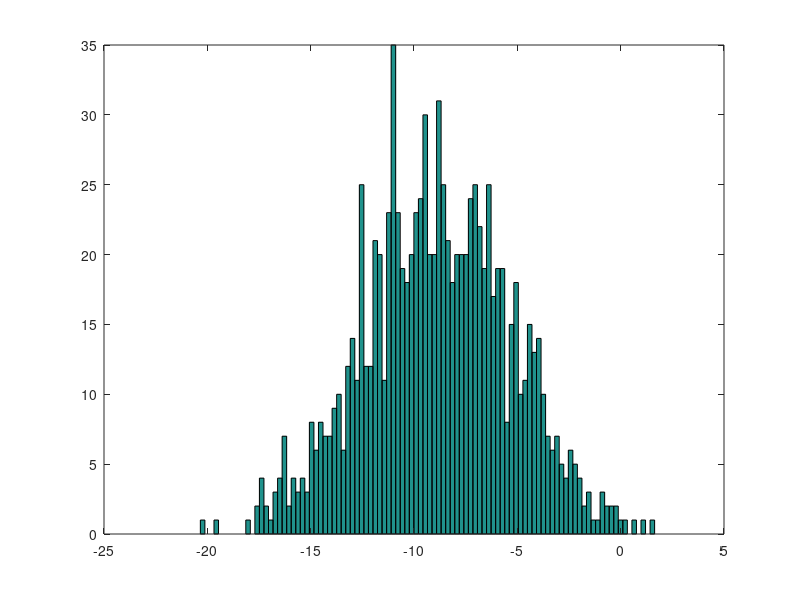

Reproduce this figure in MATLAB.
# Prevent Octave from thinking that this
# is a function file:

1;

disp ("Simple aritmetic operations:")
5+6
6-7
5*9
8/72
3^2
disp ("Boolean Operations")
% 0 : FALSE 1: TRUE
1 == 2
1 ~= 2
1 > 2
3 <= 4
disp ("Logic Operations")
1 || 0 % OR
1 && 0 % AND
xor(1,0)

disp ( "Octave Variables")
a = 5; % semicolon supresses output
a = 4
b = 'Hello World!'
c = (1~=2)
a = pi
disp (a)
disp(sprintf('2 decimals: %0.2f',a)) % old C syntax
disp(sprintf('6 decimals: %0.6f',a)) % old C syntax
format long % displays outputs in long format
a
format short % displays outputs in short (default) format

disp ("Vectors and Matrices")
A = [1 2;3 4;5 6]
size(A)

v = [1 2 3] % row vector
v = [1;2;3] % column vector
v = 1:0.1:2
v = 1:10

ones(2,3)
C = 4*ones(3,4)
W = ones(1,5)
W = zeros(1,5)
W = rand(5,5) 
W = randn(1,4) % gaussian random variables
W = -9 + sqrt(13)*(randn(1,1000)) % a gaussian distribution with mean -9 std. sqrt(13)

hist(W)
hist(W,100) % plot with 100 bins

eye(5) % creates identity matrix of size 5x5
I = eye(6)

help eye % prints help doc for eye() command
